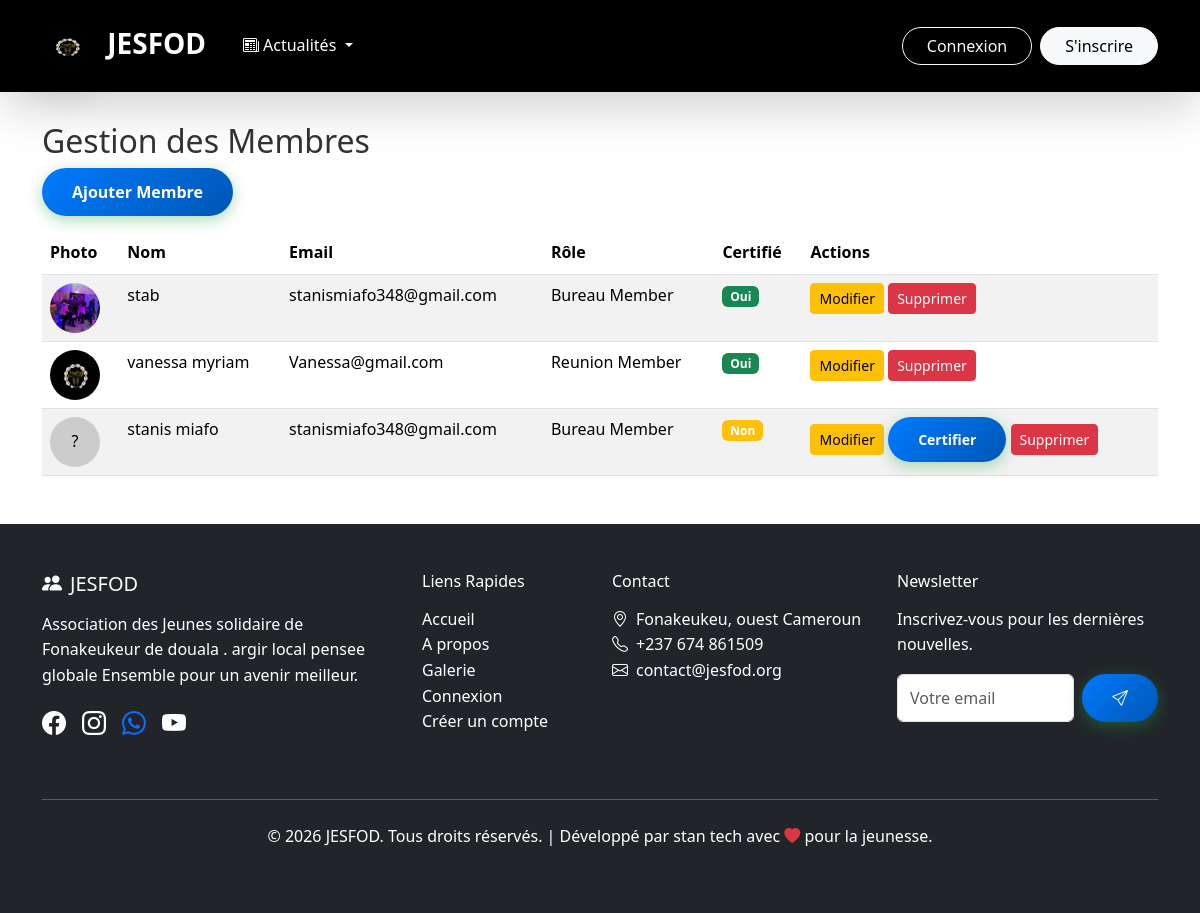
The page /adminjesfod/members/ on the database as committed earlier.
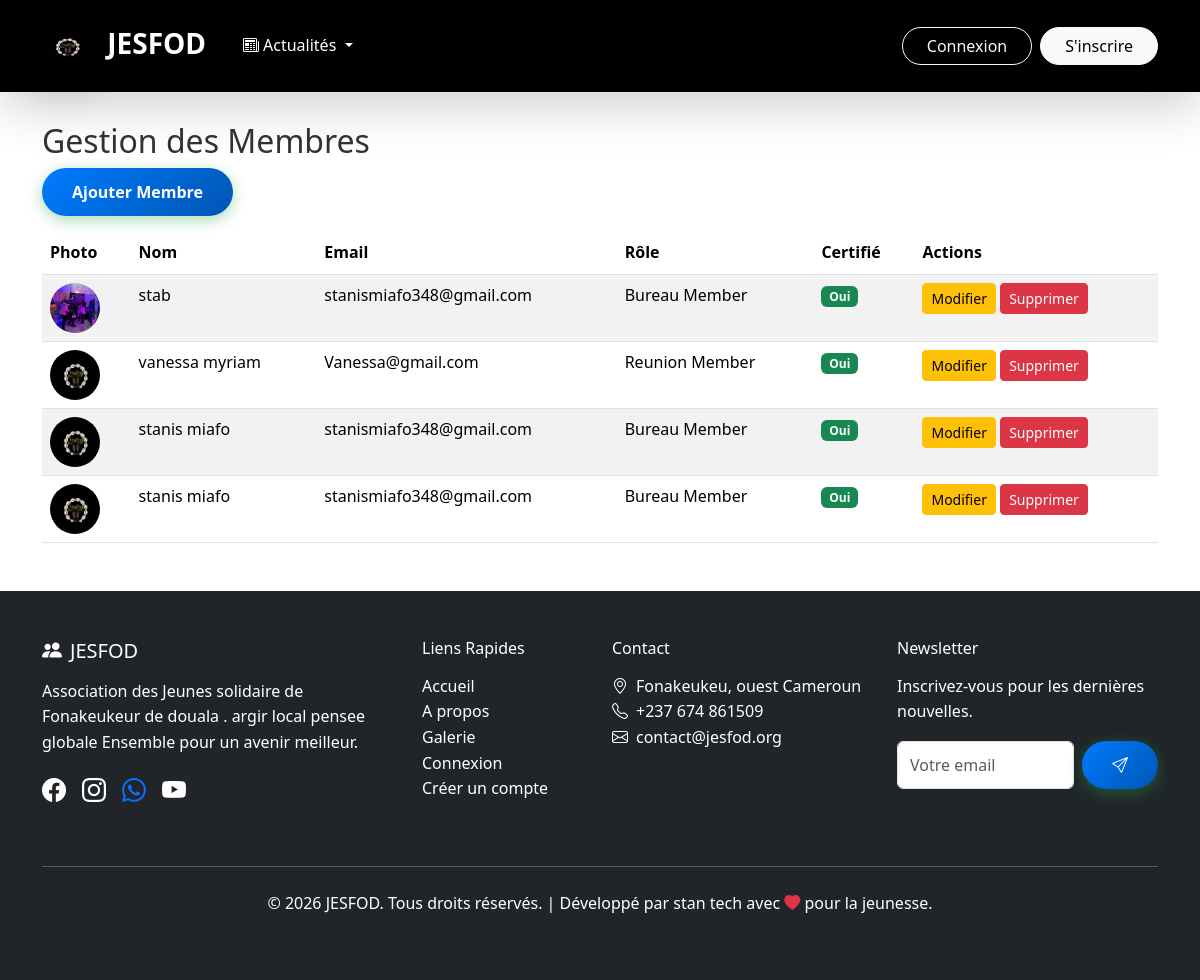
The same page on the database as committed later.
### menber_JESFOD/models.py (models this page shows, shortened)
class Member(models.Model):
    ROLE_CHOICES = [
        ('bureau', 'Bureau Member'),
        ('reunion', 'Reunion Member'),
    ]
    SCHOOL_LEVEL_CHOICES = [
        ('primaire', 'Primaire'),
        ('college', 'Collège'),
        ('lycee', 'Lycée'),
        ('universite', 'Université'),
        ('master', 'Master'),
        ('doctorat', 'Doctorat'),
    ]
    user = models.OneToOneField(User, on_delete=models.CASCADE)
    name = models.CharField(max_length=100)
    email = models.EmailField()
    phone = models.CharField(max_length=20)
    address = models.TextField(blank=True)
    profile_photo = models.ImageField(upload_to='profiles/', blank=True, null=True)
    school_level = models.CharField(max_length=20, choices=SCHOOL_LEVEL_CHOICES, blank=True)
    role = models.CharField(max_length=10, choices=ROLE_CHOICES, default='reunion')
    is_certified = models.BooleanField(default=False)
    certification_date = models.DateTimeField(null=True, blank=True)
    activities = models.TextField(blank=True, help_text="Activités et responsabilités du membre")

### admin_JESFOD/views.py (the view, shortened to what this page needs)
# urls.py: path('members/', views.MemberListView.as_view(), name='member_list'),
class MemberListView(ListView):
    model = Member
    template_name = 'admin_JESFOD/member_list.html'
    context_object_name = 'members'
    def get_context_data(self, **kwargs):
        context = super().get_context_data(**kwargs)
        context['is_admin_page'] = True
        return context

### admin_JESFOD/templates/admin_JESFOD/member_list.html (shortened to what this page needs)
{% extends 'base.html' %}
{% block content %}
<div class="container mt-5">
  <h2>Gestion des Membres</h2>
  <a href="{% url 'member_create' %}" class="btn btn-primary mb-3">Ajouter Membre</a>
  <table class="table table-striped">
    <thead>
      <tr>
        <th>Photo</th>
        <th>Nom</th>
        <th>Email</th>
        <th>Rôle</th>
        <th>Certifié</th>
        <th>Actions</th>
      </tr>
    </thead>
    <tbody>
      {% for member in members %}
      <tr>
        <td>
          {% if member.profile_photo %}
          <img src="{{ member.profile_photo.url }}" alt="Photo de {{ member.name }}" style="width: 50px; height: 50px; border-radius: 50%; object-fit: cover;">
          {% else %}
          <div style="width: 50px; height: 50px; border-radius: 50%; background-color: #ccc; display: flex; align-items: center; justify-content: center;">?</div>
          {% endif %}
        </td>
        <td>{{ member.name }}</td>
        <td>{{ member.email }}</td>
        <td>{{ member.get_role_display }}</td>
        <td>{% if member.is_certified %}<span class="badge bg-success">Oui</span>{% else %}<span class="badge bg-warning">Non</span>{% endif %}</td>
        <td>
          <a href="{% url 'member_update' member.pk %}" class="btn btn-sm btn-warning">Modifier</a>
          {% if not member.is_certified and member.role == 'bureau' %}
          <form action="{% url 'certify_member' member.pk %}" method="post" class="d-inline">
            <button type="submit" class="btn btn-sm btn-success">Certifier</button>
          </form>
          {% endif %}
          <a href="{% url 'member_delete' member.pk %}" class="btn btn-sm btn-danger" onclick="return confirm('Confirmer ?')">Supprimer</a>
        </td>
      </tr>
      {% empty %}
      <tr><td colspan="6" class="text-center">Aucun membre</td></tr>
      {% endfor %}
    </tbody>
  </table>
</div>
{% endblock %}

Rows that differ between the two databases and show on the page:
changed Member (number 3 of 4 on the later page): profile_photo: picture added; is_certified "Non Certifier" → "Oui"; no longer shows "?"
added Member: profile_photo (picture), name "stanis miafo", email "stanismiafo348@gmail.com", role "Bureau Member", is_certified "Oui"
